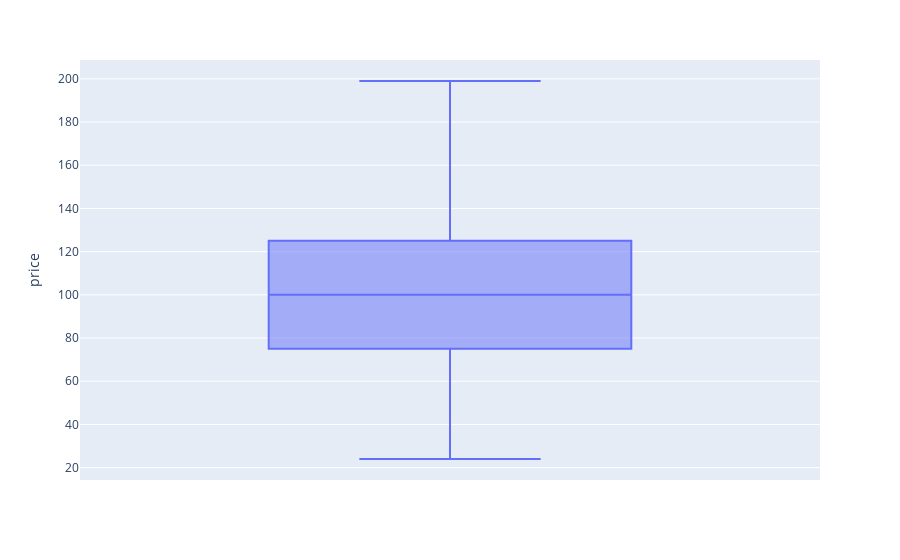

Source (notebook cell):
### Code cell
fig = px.box(df, y="price")
fig

### Figure 1 — Plotly figure (JSON) as saved in the notebook; plotly's stock layout.template omitted (floating-point values rounded to 4 significant figures; data arrays with more than 128 entries replaced by an {"elided": "..."} marker saying what was removed)
{"data": [{"alignmentgroup": "True", "hovertemplate": "price=%{y}<extra></extra>", "legendgroup": "", "marker": {"color": "#636efa"}, "name": "", "notched": false, "offsetgroup": "", "orientation": "v", "showlegend": false, "type": "box", "x0": " ", "xaxis": "x", "y": {"elided": "315 int values"}, "y0": " ", "yaxis": "y"}], "layout": {"boxmode": "group", "legend": {"tracegroupgap": 0}, "margin": {"t": 60}, "xaxis": {"anchor": "y", "domain": [0, 1]}, "yaxis": {"anchor": "x", "domain": [0, 1], "title": {"text": "price"}}}}
